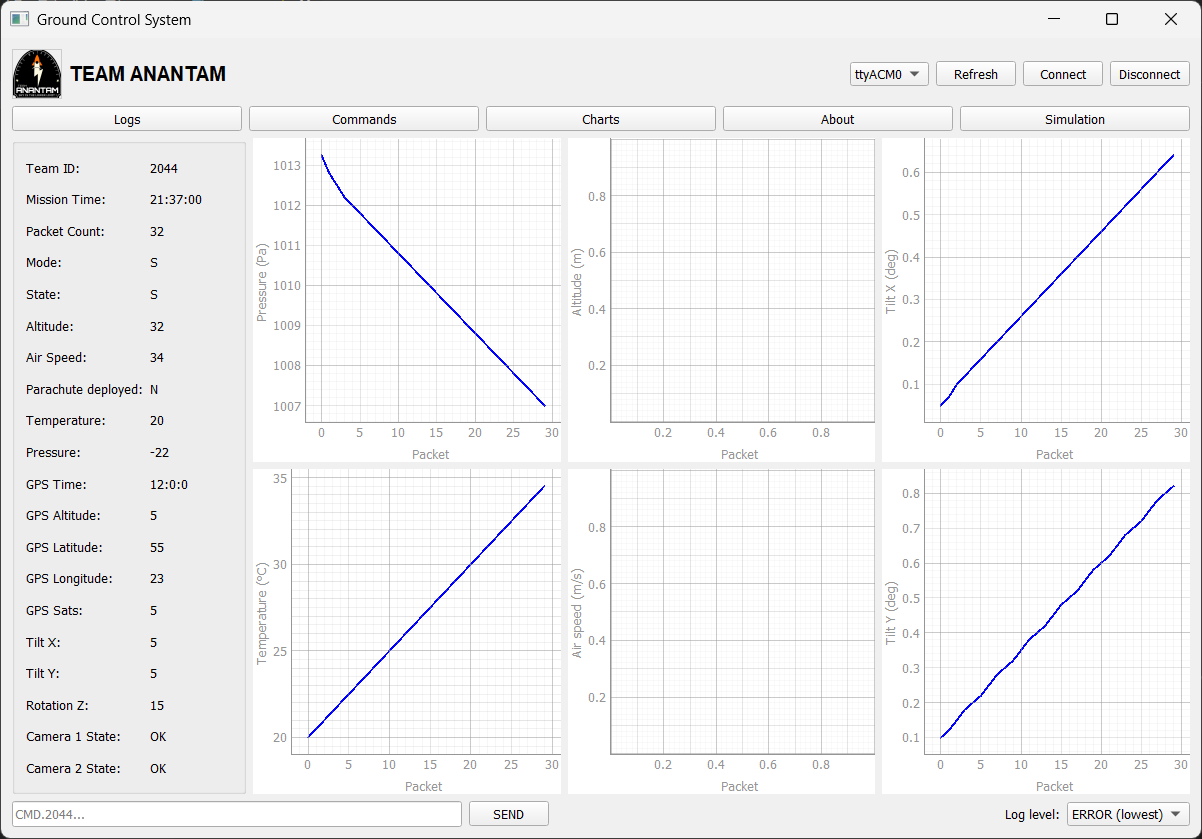

Python code for this plot:
import sys
import pandas as pd
import pyqtgraph as pg
from PyQt5.QtWidgets import (QApplication, QMainWindow, QVBoxLayout, QWidget, 
    QGroupBox, QHBoxLayout, QLabel, QPushButton, QComboBox, QLineEdit, 
    QGridLayout, QFrame)
from PyQt5.QtCore import QTimer, Qt
from PyQt5.QtGui import QFont, QPixmap
import os

class CanSatGroundControl(QMainWindow):
    def __init__(self):
        super().__init__()
        
        # Initialize data
        if os.path.exists('sensor_data.csv') and os.path.getsize('sensor_data.csv') > 0:
            self.df = pd.read_csv('sensor_data.csv')
        else:
            self.df = pd.DataFrame()
            
        self.initUI()
        
        # Update timer
        self.timer = QTimer(self)
        self.timer.timeout.connect(self.update_data)
        self.timer.start(1000)
        self.index = 0

    def initUI(self):
        self.setWindowTitle("Ground Control System")
        self.setGeometry(100, 100, 1200, 800)
        
        # Main widget and layout
        central_widget = QWidget()
        main_layout = QVBoxLayout(central_widget)
        
        # Top bar
        top_bar = QHBoxLayout()
        
        # Logo and team info container
        logo_container = QHBoxLayout()
        
        # Logo with empty image path
        logo_label = QLabel()
        logo_path = "logo.png"  # Just replace this path with your logo path
        if os.path.exists(logo_path):
            logo_pixmap = QPixmap(logo_path)
            logo_label.setPixmap(logo_pixmap.scaled(50, 50, Qt.KeepAspectRatio, Qt.SmoothTransformation))
        logo_label.setFixedSize(50, 50)
        logo_label.setStyleSheet("border: 1px solid #ccc;")  # Light border to show logo area when empty
        
        # Team name label
        team_label = QLabel("TEAM ANANTAM")
        team_label.setFont(QFont('Arial', 12, QFont.Bold))
        
        logo_container.addWidget(logo_label)
        logo_container.addWidget(team_label)
        logo_container.addStretch()
        
        top_bar.addLayout(logo_container)
        
        # Connection controls
        connection_layout = QHBoxLayout()
        self.port_combo = QComboBox()
        self.port_combo.addItem("ttyACM0")
        refresh_btn = QPushButton("Refresh")
        connect_btn = QPushButton("Connect")
        disconnect_btn = QPushButton("Disconnect")
        
        connection_layout.addWidget(self.port_combo)
        connection_layout.addWidget(refresh_btn)
        connection_layout.addWidget(connect_btn)
        connection_layout.addWidget(disconnect_btn)
        top_bar.addLayout(connection_layout)
        
        main_layout.addLayout(top_bar)
        
        # Tab bar (simulated with buttons)
        tab_layout = QHBoxLayout()
        tabs = ["Logs", "Commands", "Charts", "About", "Simulation"]
        for tab in tabs:
            btn = QPushButton(tab)
            tab_layout.addWidget(btn)
        main_layout.addLayout(tab_layout)
        
        # Main content area
        content_layout = QHBoxLayout()
        
        # Left panel - Telemetry data
        telemetry_group = QGroupBox()
        telemetry_layout = QGridLayout()
        
        telemetry_fields = [
            ("Team ID:", "2044"),
            ("Mission Time:", "21:37:00"),
            ("Packet Count:", "32"),
            ("Mode:", "S"),
            ("State:", "S"),
            ("Altitude:", "32"),
            ("Air Speed:", "34"),
            ("Parachute deployed:", "N"),
            ("Temperature:", "20"),
            ("Pressure:", "-22"),
            ("GPS Time:", "12:0:0"),
            ("GPS Altitude:", "5"),
            ("GPS Latitude:", "55"),
            ("GPS Longitude:", "23"),
            ("GPS Sats:", "5"),
            ("Tilt X:", "5"),
            ("Tilt Y:", "5"),
            ("Rotation Z:", "15"),
            ("Camera 1 State:", "OK"),
            ("Camera 2 State:", "OK")
        ]
        
        for i, (label, value) in enumerate(telemetry_fields):
            telemetry_layout.addWidget(QLabel(label), i, 0)
            telemetry_layout.addWidget(QLabel(value), i, 1)
            
        telemetry_group.setLayout(telemetry_layout)
        content_layout.addWidget(telemetry_group)
        
        # Right panel - Graphs
        graphs_layout = QGridLayout()
        
        # Create graphs
        graphs = [
            ("Pressure", "Pa"),
            ("Altitude", "m"),
            ("Tilt X", "deg"),
            ("Temperature", "°C"),
            ("Air speed", "m/s"),
            ("Tilt Y", "deg")
        ]
        
        for i, (title, unit) in enumerate(graphs):
            plot = pg.PlotWidget()
            plot.setBackground('w')
            plot.showGrid(x=True, y=True)
            plot.setLabel('left', f'{title} ({unit})')
            plot.setLabel('bottom', 'Packet')
            
            # Store plot reference
            setattr(self, f'{title.lower().replace(" ", "_")}_plot', plot)
            setattr(self, f'{title.lower().replace(" ", "_")}_curve', 
                   plot.plot(pen=pg.mkPen(color='b', width=2)))
            
            graphs_layout.addWidget(plot, i//3, i%3)
            
        content_layout.addLayout(graphs_layout)
        
        # Set content layout stretch
        content_layout.setStretchFactor(telemetry_group, 1)
        content_layout.setStretchFactor(graphs_layout, 4)
        
        main_layout.addLayout(content_layout)
        
        # Bottom bar - Command input
        bottom_layout = QHBoxLayout()
        cmd_input = QLineEdit()
        cmd_input.setPlaceholderText("CMD.2044...")
        send_btn = QPushButton("SEND")
        log_level = QComboBox()
        log_level.addItem("ERROR (lowest)")
        
        bottom_layout.addWidget(cmd_input)
        bottom_layout.addWidget(send_btn)
        bottom_layout.addStretch()
        bottom_layout.addWidget(QLabel("Log level:"))
        bottom_layout.addWidget(log_level)
        
        main_layout.addLayout(bottom_layout)
        
        self.setCentralWidget(central_widget)

    def update_data(self):
        if self.index < len(self.df):
            # Update graphs
            for title, _ in [
                ("Pressure", "Pa"),
                ("Altitude", "m"),
                ("Tilt X", "deg"),
                ("Temperature", "°C"),
                ("Air speed", "m/s"),
                ("Tilt Y", "deg")
            ]:
                plot_name = f'{title.lower().replace(" ", "_")}_curve'
                if hasattr(self, plot_name):
                    curve = getattr(self, plot_name)
                    column = title.replace(" ", "")
                    if column in self.df.columns:
                        curve.setData(
                            self.df.index[:self.index + 1],
                            self.df[column][:self.index + 1]
                        )
            
            self.index += 1
        else:
            self.timer.stop()

if __name__ == '__main__':
    app = QApplication(sys.argv)
    
    # Set application style
    app.setStyle('Fusion')
    
    main_window = CanSatGroundControl()
    main_window.show()
    sys.exit(app.exec_())
